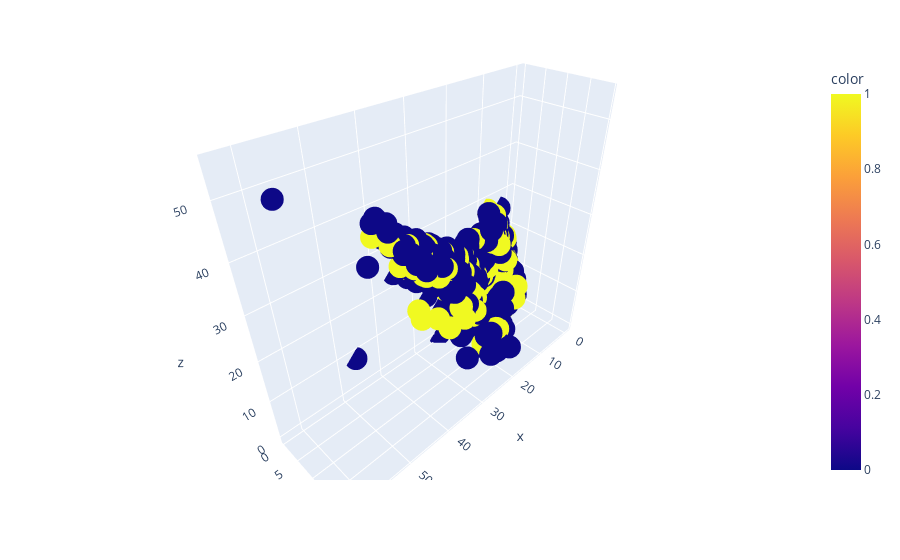

Notebook cell for this chart:
### Code cell
import plotly.express as px

embeddings = pd.DataFrame(embeddings, columns=['x', 'y', 'z'])
fig = px.scatter_3d(embeddings, x='x', y='y', z='z', color=auto_train['DEFAULT'])
fig.show()

### Figure 1 — Plotly figure (JSON) as saved in the notebook; plotly's stock layout.template omitted (floating-point values rounded to 4 significant figures; data arrays with more than 128 entries replaced by an {"elided": "..."} marker saying what was removed)
{"data": [{"hovertemplate": "x=%{x}<br>y=%{y}<br>z=%{z}<br>color=%{marker.color}<extra></extra>", "legendgroup": "", "marker": {"color": {"elided": "750 int values"}, "coloraxis": "coloraxis", "symbol": "circle"}, "mode": "markers", "name": "", "scene": "scene", "showlegend": false, "type": "scatter3d", "x": {"elided": "750 float values"}, "y": {"elided": "750 float values"}, "z": {"elided": "750 float values"}}], "layout": {"coloraxis": {"colorbar": {"title": {"text": "color"}}, "colorscale": [[0, "#0d0887"], [0.1111, "#46039f"], [0.2222, "#7201a8"], [0.3333, "#9c179e"], [0.4444, "#bd3786"], [0.5556, "#d8576b"], [0.6667, "#ed7953"], [0.7778, "#fb9f3a"], [0.8889, "#fdca26"], [1, "#f0f921"]]}, "legend": {"tracegroupgap": 0}, "margin": {"t": 60}, "scene": {"domain": {"x": [0, 1], "y": [0, 1]}, "xaxis": {"title": {"text": "x"}}, "yaxis": {"title": {"text": "y"}}, "zaxis": {"title": {"text": "z"}}}}}
